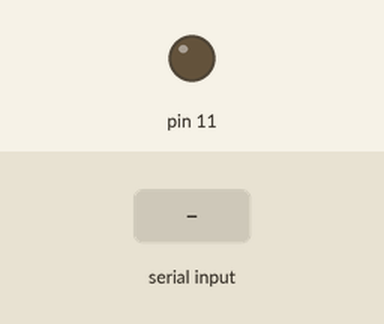
Bench run of a sketch on a simulated Arduino Uno, built with avr-gcc and run on an emulated ATmega328P. Shown: output pins drawn as LEDs (lit = HIGH). Inputs (shaded band) come from the test bench.

Above: at 1.2 s.
1.3 s: "l" received over Serial
At 2.4 s:
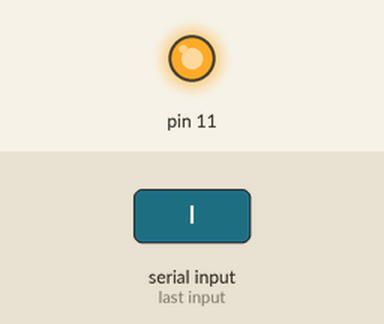
2.8 s: "d" received over Serial
At 3.6 s:
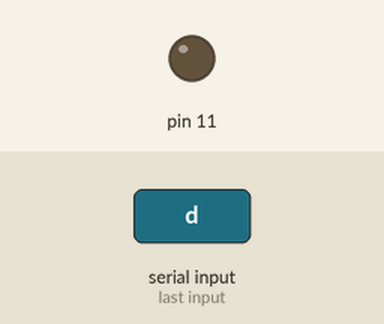
Timing chart, 0 to 5.8 s (numbered marks = the images above; inputs shaded):
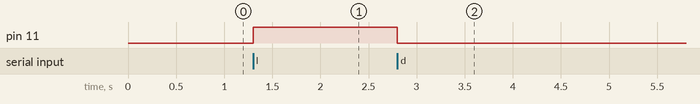

Measured:
- after the input at 1.3 s, pin 11: LOW → HIGH at once
- after the input at 2.8 s, pin 11: HIGH → LOW at once

The sketch:

sketch_may26a.ino
```cpp
int led = 11;

void setup()
{
  //Define a porta do led como saida
  Serial.begin(9600);
  pinMode(11, OUTPUT);
}

void loop()
{
  char serial = Serial.read();

  if(serial == 'l'){
      digitalWrite(11, HIGH);
    }
  if(serial == 'd'){
  digitalWrite(11, LOW);
    }


}
```
